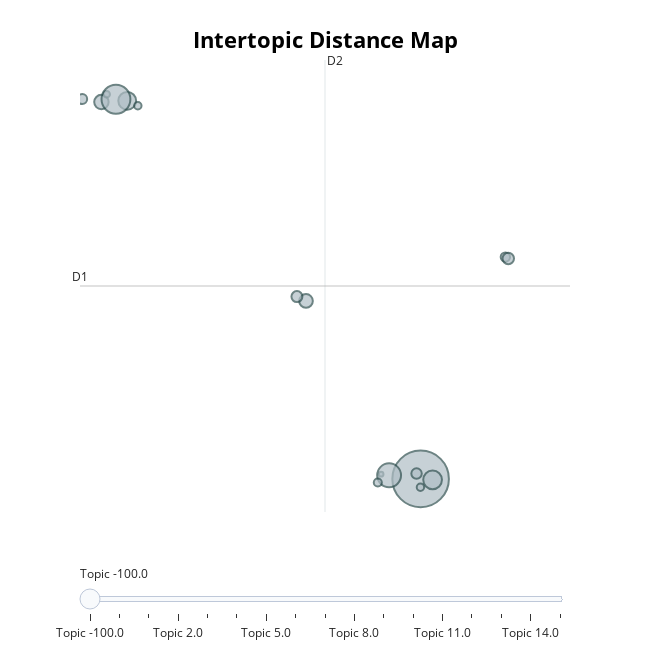

The cell this chart's notebook holds for it:
### Code cell
manual_subset_copy5 = manual_subset_copy4.copy(deep=True)
ordered_topics, NB = update_clustering(manual_subset_copy5, topic_model, NB, subset=manual_idxs)
topic_model.visualize_topics()

### Figure 1 — Plotly figure (JSON) as saved in the notebook; plotly's stock layout.template omitted (floating-point values rounded to 4 significant figures)
{"data": [{"customdata": [[-100, "filament | 3d | printer | pla | 175mm", 292], [0, "22 | 10kg | lbs | solutech | purple", 29], [1, "lw | lightweight | paint | rc | plane", 2], [2, "petg | basics | amazon | kg | spool", 17], [3, "pla | bundle | plus | filament | 3d", 19], [4, "petg | fdm | tolerance | printer | most", 11], [5, "fdm | most | fit | filament | 175mm", 52], [6, "amazon | basics | kg | spool | pla", 32], [7, "sunlu | spla | 002 | 3d | abs", 10], [8, "spoolroll | smartbuy | 005mm | lbs | 22", 4], [9, "red | pro | dimensional | pla | vacuumed", 9], [10, "bamtack | 003mm | lbs | 22 | white", 5], [11, "pen | refills | strands | of | colors", 8], [12, "mm | accuracy | dimensional | pla | spool", 76], [13, "ender3 | stronghero3d | creality3d | cr10 | classical", 5], [14, "resin | makerbots | line | generation | nontoxic", 6], [15, "pen | drawing | 3d | for | case", 12]], "hovertemplate": "<b>Topic %{customdata[0]}</b><br>%{customdata[1]}<br>Size: %{customdata[2]}", "legendgroup": "", "marker": {"color": "#B0BEC5", "line": {"color": "DarkSlateGrey", "width": 2}, "size": [292, 29, 2, 17, 19, 11, 52, 32, 10, 4, 9, 5, 8, 76, 5, 6, 12], "sizemode": "area", "sizeref": 0.1825, "symbol": "circle"}, "mode": "markers", "name": "", "orientation": "v", "showlegend": false, "type": "scatter", "x": [9.81, 0.9219, 8.614, 6.338, 0.1406, 6.063, 8.856, 10.17, 9.687, 0.299, -0.442, 1.243, 12.38, 0.581, 9.804, 8.513, 12.47], "xaxis": "x", "y": [-9.86, 13.93, -9.561, 1.338, 13.85, 1.613, -9.633, -9.92, -9.525, 14.34, 14.04, 13.62, 4.097, 14.03, -10.38, -10.08, 4.009], "yaxis": "y"}], "layout": {"annotations": [{"showarrow": false, "text": "D1", "x": -0.5083, "y": 2.277, "yshift": 10}, {"showarrow": false, "text": "D2", "x": 6.914, "xshift": 10, "y": 16.5}], "height": 650, "hoverlabel": {"bgcolor": "white", "font": {"family": "Rockwell", "size": 16}}, "legend": {"itemsizing": "constant", "tracegroupgap": 0}, "margin": {"t": 60}, "shapes": [{"line": {"color": "#CFD8DC", "width": 2}, "type": "line", "x0": 6.914, "x1": 6.914, "y0": -11.94, "y1": 16.5}, {"line": {"color": "#9E9E9E", "width": 2}, "type": "line", "x0": -0.5083, "x1": 14.34, "y0": 2.277, "y1": 2.277}], "sliders": [{"active": 0, "pad": {"t": 50}, "steps": [{"args": [{"marker.color": [["red", "#B0BEC5", "#B0BEC5", "#B0BEC5", "#B0BEC5", "#B0BEC5", "#B0BEC5", "#B0BEC5", "#B0BEC5", "#B0BEC5", "#B0BEC5", "#B0BEC5", "#B0BEC5", "#B0BEC5", "#B0BEC5", "#B0BEC5", "#B0BEC5"]]}], "label": "Topic -100.0", "method": "update"}, {"args": [{"marker.color": [["#B0BEC5", "red", "#B0BEC5", "#B0BEC5", "#B0BEC5", "#B0BEC5", "#B0BEC5", "#B0BEC5", "#B0BEC5", "#B0BEC5", "#B0BEC5", "#B0BEC5", "#B0BEC5", "#B0BEC5", "#B0BEC5", "#B0BEC5", "#B0BEC5"]]}], "label": "Topic 0.0", "method": "update"}, {"args": [{"marker.color": [["#B0BEC5", "#B0BEC5", "red", "#B0BEC5", "#B0BEC5", "#B0BEC5", "#B0BEC5", "#B0BEC5", "#B0BEC5", "#B0BEC5", "#B0BEC5", "#B0BEC5", "#B0BEC5", "#B0BEC5", "#B0BEC5", "#B0BEC5", "#B0BEC5"]]}], "label": "Topic 1.0", "method": "update"}, {"args": [{"marker.color": [["#B0BEC5", "#B0BEC5", "#B0BEC5", "red", "#B0BEC5", "#B0BEC5", "#B0BEC5", "#B0BEC5", "#B0BEC5", "#B0BEC5", "#B0BEC5", "#B0BEC5", "#B0BEC5", "#B0BEC5", "#B0BEC5", "#B0BEC5", "#B0BEC5"]]}], "label": "Topic 2.0", "method": "update"}, {"args": [{"marker.color": [["#B0BEC5", "#B0BEC5", "#B0BEC5", "#B0BEC5", "red", "#B0BEC5", "#B0BEC5", "#B0BEC5", "#B0BEC5", "#B0BEC5", "#B0BEC5", "#B0BEC5", "#B0BEC5", "#B0BEC5", "#B0BEC5", "#B0BEC5", "#B0BEC5"]]}], "label": "Topic 3.0", "method": "update"}, {"args": [{"marker.color": [["#B0BEC5", "#B0BEC5", "#B0BEC5", "#B0BEC5", "#B0BEC5", "red", "#B0BEC5", "#B0BEC5", "#B0BEC5", "#B0BEC5", "#B0BEC5", "#B0BEC5", "#B0BEC5", "#B0BEC5", "#B0BEC5", "#B0BEC5", "#B0BEC5"]]}], "label": "Topic 4.0", "method": "update"}, {"args": [{"marker.color": [["#B0BEC5", "#B0BEC5", "#B0BEC5", "#B0BEC5", "#B0BEC5", "#B0BEC5", "red", "#B0BEC5", "#B0BEC5", "#B0BEC5", "#B0BEC5", "#B0BEC5", "#B0BEC5", "#B0BEC5", "#B0BEC5", "#B0BEC5", "#B0BEC5"]]}], "label": "Topic 5.0", "method": "update"}, {"args": [{"marker.color": [["#B0BEC5", "#B0BEC5", "#B0BEC5", "#B0BEC5", "#B0BEC5", "#B0BEC5", "#B0BEC5", "red", "#B0BEC5", "#B0BEC5", "#B0BEC5", "#B0BEC5", "#B0BEC5", "#B0BEC5", "#B0BEC5", "#B0BEC5", "#B0BEC5"]]}], "label": "Topic 6.0", "method": "update"}, {"args": [{"marker.color": [["#B0BEC5", "#B0BEC5", "#B0BEC5", "#B0BEC5", "#B0BEC5", "#B0BEC5", "#B0BEC5", "#B0BEC5", "red", "#B0BEC5", "#B0BEC5", "#B0BEC5", "#B0BEC5", "#B0BEC5", "#B0BEC5", "#B0BEC5", "#B0BEC5"]]}], "label": "Topic 7.0", "method": "update"}, {"args": [{"marker.color": [["#B0BEC5", "#B0BEC5", "#B0BEC5", "#B0BEC5", "#B0BEC5", "#B0BEC5", "#B0BEC5", "#B0BEC5", "#B0BEC5", "red", "#B0BEC5", "#B0BEC5", "#B0BEC5", "#B0BEC5", "#B0BEC5", "#B0BEC5", "#B0BEC5"]]}], "label": "Topic 8.0", "method": "update"}, {"args": [{"marker.color": [["#B0BEC5", "#B0BEC5", "#B0BEC5", "#B0BEC5", "#B0BEC5", "#B0BEC5", "#B0BEC5", "#B0BEC5", "#B0BEC5", "#B0BEC5", "red", "#B0BEC5", "#B0BEC5", "#B0BEC5", "#B0BEC5", "#B0BEC5", "#B0BEC5"]]}], "label": "Topic 9.0", "method": "update"}, {"args": [{"marker.color": [["#B0BEC5", "#B0BEC5", "#B0BEC5", "#B0BEC5", "#B0BEC5", "#B0BEC5", "#B0BEC5", "#B0BEC5", "#B0BEC5", "#B0BEC5", "#B0BEC5", "red", "#B0BEC5", "#B0BEC5", "#B0BEC5", "#B0BEC5", "#B0BEC5"]]}], "label": "Topic 10.0", "method": "update"}, {"args": [{"marker.color": [["#B0BEC5", "#B0BEC5", "#B0BEC5", "#B0BEC5", "#B0BEC5", "#B0BEC5", "#B0BEC5", "#B0BEC5", "#B0BEC5", "#B0BEC5", "#B0BEC5", "#B0BEC5", "red", "#B0BEC5", "#B0BEC5", "#B0BEC5", "#B0BEC5"]]}], "label": "Topic 11.0", "method": "update"}, {"args": [{"marker.color": [["#B0BEC5", "#B0BEC5", "#B0BEC5", "#B0BEC5", "#B0BEC5", "#B0BEC5", "#B0BEC5", "#B0BEC5", "#B0BEC5", "#B0BEC5", "#B0BEC5", "#B0BEC5", "#B0BEC5", "red", "#B0BEC5", "#B0BEC5", "#B0BEC5"]]}], "label": "Topic 12.0", "method": "update"}, {"args": [{"marker.color": [["#B0BEC5", "#B0BEC5", "#B0BEC5", "#B0BEC5", "#B0BEC5", "#B0BEC5", "#B0BEC5", "#B0BEC5", "#B0BEC5", "#B0BEC5", "#B0BEC5", "#B0BEC5", "#B0BEC5", "#B0BEC5", "red", "#B0BEC5", "#B0BEC5"]]}], "label": "Topic 13.0", "method": "update"}, {"args": [{"marker.color": [["#B0BEC5", "#B0BEC5", "#B0BEC5", "#B0BEC5", "#B0BEC5", "#B0BEC5", "#B0BEC5", "#B0BEC5", "#B0BEC5", "#B0BEC5", "#B0BEC5", "#B0BEC5", "#B0BEC5", "#B0BEC5", "#B0BEC5", "red", "#B0BEC5"]]}], "label": "Topic 14.0", "method": "update"}, {"args": [{"marker.color": [["#B0BEC5", "#B0BEC5", "#B0BEC5", "#B0BEC5", "#B0BEC5", "#B0BEC5", "#B0BEC5", "#B0BEC5", "#B0BEC5", "#B0BEC5", "#B0BEC5", "#B0BEC5", "#B0BEC5", "#B0BEC5", "#B0BEC5", "#B0BEC5", "red"]]}], "label": "Topic 15.0", "method": "update"}]}], "title": {"font": {"color": "Black", "size": 22}, "text": "<b>Intertopic Distance Map</b>", "x": 0.5, "xanchor": "center", "y": 0.95, "yanchor": "top"}, "width": 650, "xaxis": {"anchor": "y", "domain": [0, 1], "range": [-0.5083, 14.34], "title": {"text": ""}, "visible": false}, "yaxis": {"anchor": "x", "domain": [0, 1], "range": [-11.94, 16.5], "title": {"text": ""}, "visible": false}}}
